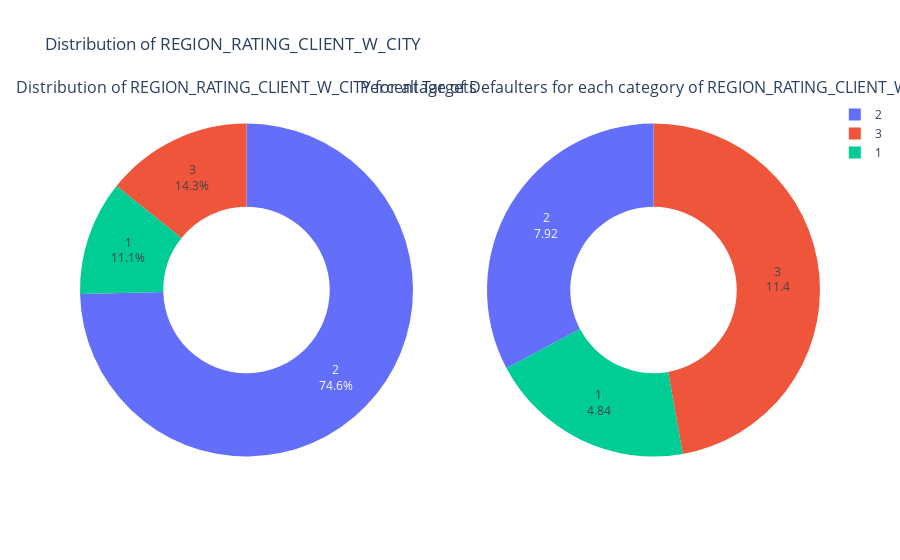

The cell this chart's notebook holds for it:
### Markdown cell above
### REGION_RATING_CLIENT_W_CITY
Это своего рода рейтинг региона, составленный Home Credit на основе исследований. Берет в учет город проживания клиента
Содержит значения от 1 до 3. (чем ниже, тем лучше)

### Code cell
print_unique_categories(train, 'REGION_RATING_CLIENT_W_CITY')
plot_categorical_variables_pie(train, column_name = 'REGION_RATING_CLIENT_W_CITY', hole = 0.5)
plt.tight_layout()

### Figure 1 — Plotly figure (JSON) as saved in the notebook; plotly's stock layout.template omitted (floating-point values rounded to 4 significant figures)
{"data": [{"domain": {"x": [0, 0.45], "y": [0, 1]}, "hole": 0.5, "labels": [2, 3, 1], "textinfo": "label+percent", "textposition": "inside", "type": "pie", "values": [229484, 43860, 34167]}, {"domain": {"x": [0.55, 1], "y": [0, 1]}, "hole": 0.5, "hoverinfo": "label+value", "labels": [2, 3, 1], "textinfo": "label+value", "type": "pie", "values": [7.92, 11.4, 4.84]}], "layout": {"annotations": [{"font": {"size": 16}, "showarrow": false, "text": "Distribution of REGION_RATING_CLIENT_W_CITY for all Targets", "x": 0.225, "xanchor": "center", "xref": "paper", "y": 1, "yanchor": "bottom", "yref": "paper"}, {"font": {"size": 16}, "showarrow": false, "text": "Percentage of Defaulters for each category of REGION_RATING_CLIENT_W_CITY", "x": 0.775, "xanchor": "center", "xref": "paper", "y": 1, "yanchor": "bottom", "yref": "paper"}], "title": {"text": "Distribution of REGION_RATING_CLIENT_W_CITY"}}}
